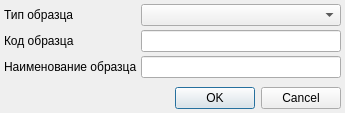
<?xml version="1.0" encoding="UTF-8"?>
<ui version="4.0">
 <class>SpecimenTypeChoiceDialog</class>
 <widget class="QDialog" name="SpecimenTypeChoiceDialog">
  <property name="geometry">
   <rect>
    <x>0</x>
    <y>0</y>
    <width>345</width>
    <height>113</height>
   </rect>
  </property>
  <property name="windowTitle">
   <string>Dialog</string>
  </property>
  <layout class="QGridLayout" name="gridLayout">
   <property name="margin">
    <number>4</number>
   </property>
   <property name="spacing">
    <number>4</number>
   </property>
   <item row="0" column="0">
    <widget class="QLabel" name="lblSpecimenType">
     <property name="text">
      <string>Тип образца</string>
     </property>
    </widget>
   </item>
   <item row="0" column="1">
    <widget class="CRBComboBox" name="cmbSpecimenType"/>
   </item>
   <item row="1" column="0">
    <widget class="QLabel" name="lblSpecimenCode">
     <property name="text">
      <string>Код образца</string>
     </property>
    </widget>
   </item>
   <item row="1" column="1">
    <widget class="QLineEdit" name="edtSpecimenCode"/>
   </item>
   <item row="2" column="0">
    <widget class="QLabel" name="lblSpecimenName">
     <property name="text">
      <string>Наименование образца</string>
     </property>
    </widget>
   </item>
   <item row="2" column="1">
    <widget class="QLineEdit" name="edtSpecimenName"/>
   </item>
   <item row="4" column="0" colspan="2">
    <widget class="QDialogButtonBox" name="buttonBox">
     <property name="orientation">
      <enum>Qt::Horizontal</enum>
     </property>
     <property name="standardButtons">
      <set>QDialogButtonBox::Cancel|QDialogButtonBox::Ok</set>
     </property>
    </widget>
   </item>
   <item row="3" column="0" colspan="2">
    <spacer name="verticalSpacer">
     <property name="orientation">
      <enum>Qt::Vertical</enum>
     </property>
     <property name="sizeHint" stdset="0">
      <size>
       <width>20</width>
       <height>40</height>
      </size>
     </property>
    </spacer>
   </item>
  </layout>
 </widget>
 <customwidgets>
  <customwidget>
   <class>CRBComboBox</class>
   <extends>QComboBox</extends>
   <header>library/crbcombobox.h</header>
  </customwidget>
 </customwidgets>
 <resources/>
 <connections>
  <connection>
   <sender>buttonBox</sender>
   <signal>accepted()</signal>
   <receiver>SpecimenTypeChoiceDialog</receiver>
   <slot>accept()</slot>
   <hints>
    <hint type="sourcelabel">
     <x>248</x>
     <y>254</y>
    </hint>
    <hint type="destinationlabel">
     <x>157</x>
     <y>274</y>
    </hint>
   </hints>
  </connection>
  <connection>
   <sender>buttonBox</sender>
   <signal>rejected()</signal>
   <receiver>SpecimenTypeChoiceDialog</receiver>
   <slot>reject()</slot>
   <hints>
    <hint type="sourcelabel">
     <x>316</x>
     <y>260</y>
    </hint>
    <hint type="destinationlabel">
     <x>286</x>
     <y>274</y>
    </hint>
   </hints>
  </connection>
 </connections>
</ui>
